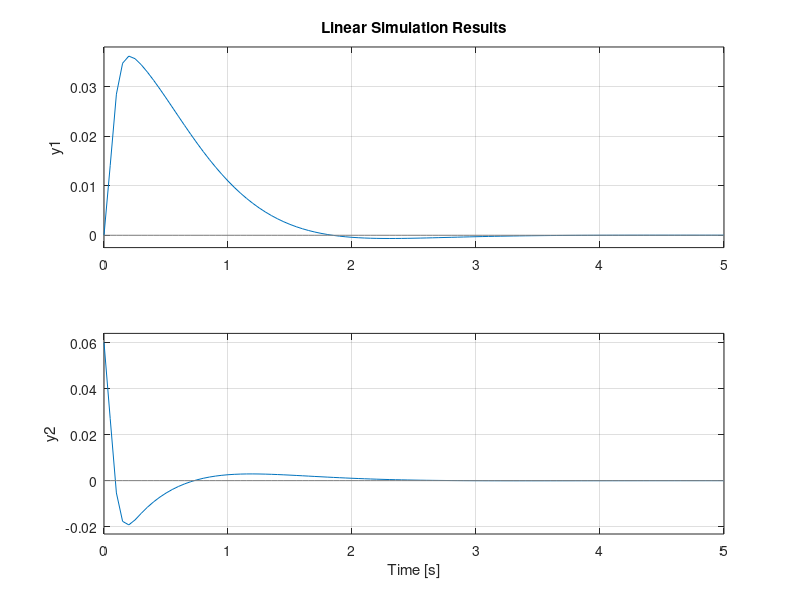

Write the MATLAB code that produced this figure.
clear all;
M = 0.815;
m = 0.210;
Ip = 0.305;
g = 9.8;
a = 1.719;
b = 7.682;
e = 2;

A32 = -(3/4 * m*g) / (M+ (1/4)*m);
A33 = -(e+b) / (M + (1/4)*m);
A42 = (3/4)*(g/Ip)*(1+(3/4)*(m/(M+ (1/4)*m)));
A43 = (3/4)*((e+b)/Ip)/(M + (1/4)*m);

A = [0 0 1 0; 0 0 0 1; 0 A32 A33 0; 0 A42 A43 0];

B31 = a / (M+ (1/4)*m);
B41 = -(3/4)*(a/Ip)/(M+(1/4)*m);

B = [0; 0; B31; B41];
C = [1 0 0 0; 0 1 0 0];

rank(ctrb(A,B));
Observe = [C; C*A; C*A*A; C*A*A*A];
rank(Observe);


eigs = [-60 -90 -120 -150];
L = place(A', C', eigs).'


R = 1;
Q2 = diag([5000 15000 20 20]);
[X1,L1,K2] = care(A,B,Q2,R)
K2 = -K2
x0 = [0; 0.06; 0; 0];
 
A1 = A+B*K2;
B1 = [0; 0; 0; 0];
sys2 = ss(A1,B1, C, 0);
t = 0:0.05:5;
u = zeros(length(t),1);
lsim(sys2,u,t,x0)
grid on


